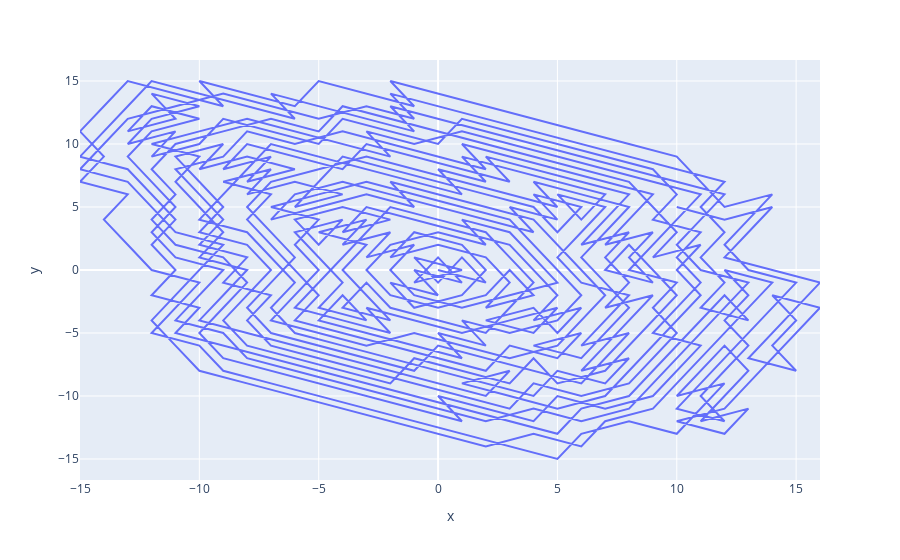

The notebook cell this image was saved under:
### Code cell
import plotly.express as px
x, y = zip(*path)
fig = px.line(x=x, y=y)
# fig = px.scatter(x=x, y=y)
fig.show()

### Figure 1 — Plotly figure (JSON) as saved in the notebook; plotly's stock layout.template omitted (floating-point values rounded to 4 significant figures; data arrays with more than 128 entries replaced by an {"elided": "..."} marker saying what was removed)
{"data": [{"hovertemplate": "x=%{x}<br>y=%{y}<extra></extra>", "legendgroup": "", "line": {"color": "#636efa", "dash": "solid"}, "marker": {"symbol": "circle"}, "mode": "lines", "name": "", "orientation": "v", "showlegend": false, "type": "scatter", "x": {"elided": "640 int values"}, "xaxis": "x", "y": {"elided": "640 int values"}, "yaxis": "y"}], "layout": {"legend": {"tracegroupgap": 0}, "margin": {"t": 60}, "xaxis": {"anchor": "y", "domain": [0, 1], "title": {"text": "x"}}, "yaxis": {"anchor": "x", "domain": [0, 1], "title": {"text": "y"}}}}
